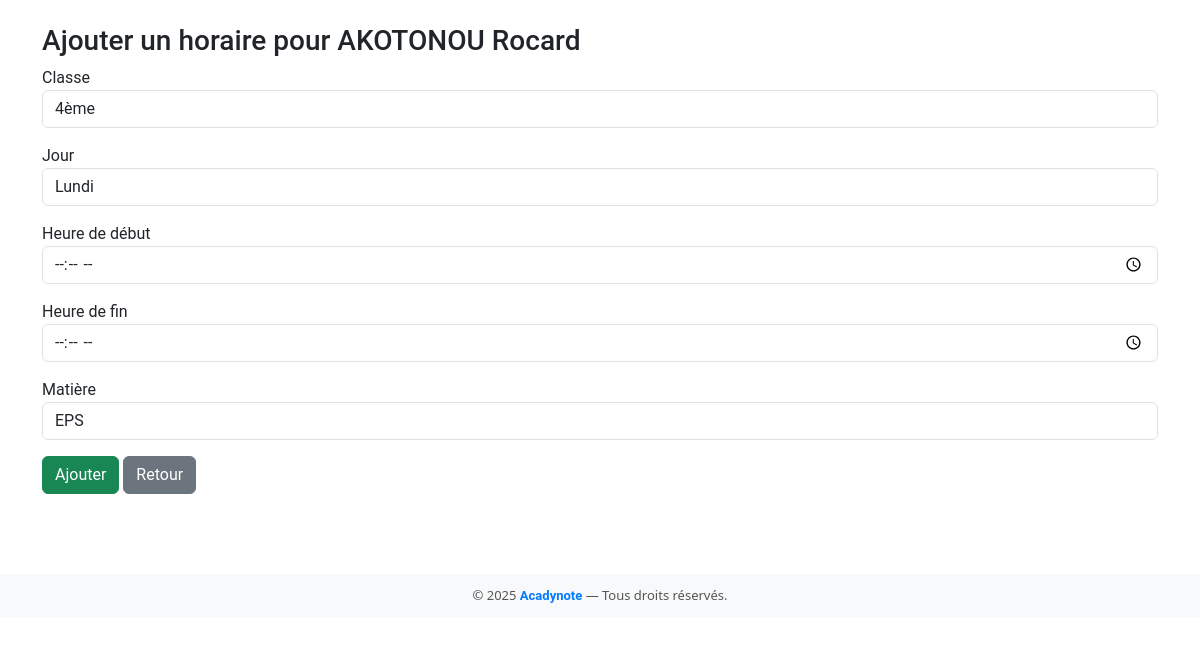
The app's page /enseignant/7/ajouter_horaire/ with its own data.
### myapp/models.py (models this page shows, shortened)
class Enseignant(models.Model):
    nom = models.CharField(max_length=150)
    prenoms = models.CharField(max_length=150)
    email = models.EmailField(unique=True)
    password = models.CharField(max_length=255)
    matiere = models.CharField(max_length=255, blank=True)
    classes = models.CharField(max_length=100)  # <-- juste un attribut simple
    annee_academique = models.CharField(max_length=20)
    is_verified = models.BooleanField(default=False)
    otp_code = models.CharField(max_length=6, null=True, blank=True)
    otp_timestamp = models.DateTimeField(null=True, blank=True)

### myapp/views.py (the view, shortened to what this page needs)
# urls.py: path('enseignant/<int:enseignant_id>/ajouter_horaire/', views.ajouter_horaire, name='ajouter_horaire'),
def ajouter_horaire(request, enseignant_id):
    enseignant = get_object_or_404(Enseignant, id=enseignant_id)
    jours = ["Lundi", "Mardi", "Mercredi", "Jeudi", "Vendredi", "Samedi"]
    classes = [c.strip() for c in enseignant.classes.split(',')]
    message = ""  # variable pour afficher le message
    context = {
        "enseignant": enseignant,
        "jours": jours,
        "classes": classes,
        "message": message,
    }
    return render(request, "enseignant/ajouter_horaire.html", context)

### myapp/templates/enseignant/ajouter_horaire.html (shortened to what this page needs)
{% extends "base.html" %}
{% block content %}
<div class="container mt-4">
    <h3>Ajouter un horaire pour {{ enseignant.nom }} {{ enseignant.prenoms }}</h3>
    <form method="post">
       <div class="mb-3">
    <label for="classe">Classe</label>
    <select id="classe" name="classe" class="form-control" required>
        {% for c in classes %}
        <option value="{{ c }}">{{ c }}</option>
        {% endfor %}
    </select>
</div>
        <div class="mb-3">
            <label for="jour">Jour</label>
            <select id="jour" name="jour" class="form-control">
                {% for j in jours %}
                <option value="{{ j }}">{{ j }}</option>
                {% endfor %}
            </select>
        </div>
        <div class="mb-3">
            <label for="heure_debut">Heure de début</label>
            <input type="time" id="heure_debut" name="heure_debut" class="form-control" required>
        </div>
        <div class="mb-3">
            <label for="heure_fin">Heure de fin</label>
            <input type="time" id="heure_fin" name="heure_fin" class="form-control" required>
        </div>
        <div class="mb-3">
            <label>Matière</label>
            <input type="text" class="form-control" value="{{ enseignant.matiere }}" readonly>
        </div>
        <button type="submit" class="btn btn-success">Ajouter</button>
        <a href="{% url 'liste_enseignants' %}" class="btn btn-secondary">Retour</a>
    </form>
</div>
{% endblock %}

### myapp/templates/base.html (style rules this page uses)
* { font-family: 'Roboto', sans-serif; scroll-behavior: smooth; box-sizing: border-box; transition: all 0.3s ease-in-out; }
a { text-decoration: none; color: white; }

### records on screen
Enseignant: nom "AKOTONOU", prenoms "Rocard", matiere "EPS"

### other values on screen
form field classe "4ème"
form field jour "Lundi"
